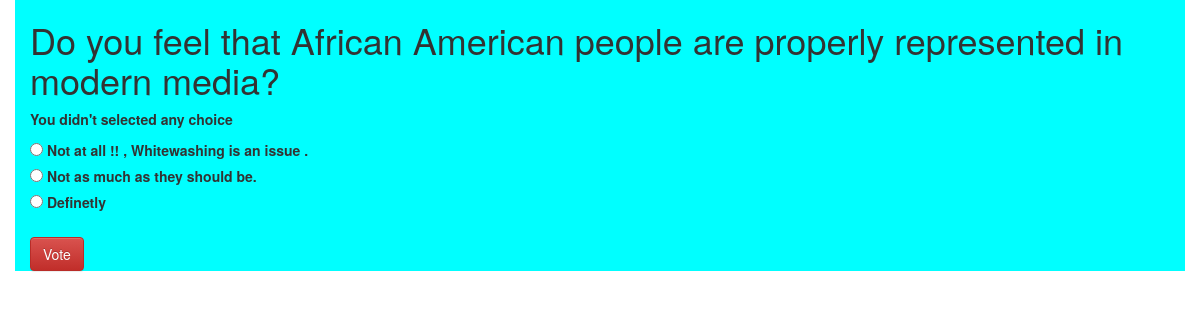
Screenshot of /pollsApp/2/vote/ with the database file from the repository.
### pollsApp/models.py (models this page shows, shortened)
class Question(models.Model):
	question_text = models.CharField(max_length=200)
	pub_date = models.DateTimeField('date published')

class Choice(models.Model):
	question = models.ForeignKey(Question,on_delete=models.CASCADE)
	choice_text = models.CharField(max_length=200)
	votes = models.IntegerField(default=0)

### pollsApp/views.py (the view)
# urls.py: path('<int:question_id>/vote/', views.vote, name='vote'),
def vote(request, question_id):
	question = get_object_or_404(Question,pk=question_id)
	try:
		selected_choice = question.choice_set.get(pk=request.POST['choice'])
	except (KeyError,Choice.DoesNotExist):
		return render(request,'pollsApp/detail.html',{
			'question':question,
			'error_message': "You didn't selected any choice",
			})
	else:
		selected_choice.votes += 1
		selected_choice.save()
		return HttpResponseRedirect(reverse('pollsApp:results',args=(question_id,)))

### pollsApp/templates/pollsApp/detail.html (shortened to what this page needs)
<!DOCTYPE html>
<html>
<head>
<link rel="stylesheet" href="https://maxcdn.bootstrapcdn.com/bootstrap/3.3.7/css/bootstrap.min.css">
<link rel="stylesheet" href="https://maxcdn.bootstrapcdn.com/bootstrap/3.3.7/css/bootstrap-theme.min.css">
</head>
<body>
<div class="container" style="background-color: cyan">
	<h1>{{ question.question_text }}</h1>
{% if error_message %}<p><strong>{{ error_message }}</strong></p>{% endif %}
<form action="{% url 'pollsApp:vote' question.id %}" method="post">
{% for choice in question.choice_set.all %}
    <input type="radio" name="choice" id="choice{{ forloop.counter }}" value="{{ choice.id }}" />
    <label for="choice{{ forloop.counter }}">{{ choice.choice_text }}</label><br />
{% endfor %}
<br />
<button class="btn btn-danger" type="submit" value="Vote">Vote</button>
</form>
</div>
</body>
</html>

### rows the page displays
Question: question_text "Do you feel that African American people are properly represented in modern media?"
Choice: choice_text "Not at all !! , Whitewashing is an issue ."
Choice: choice_text "Not as much as they should be."
Choice: choice_text "Definetly"

### other values shown
{{ error_message }} "You didn't selected any choice"
